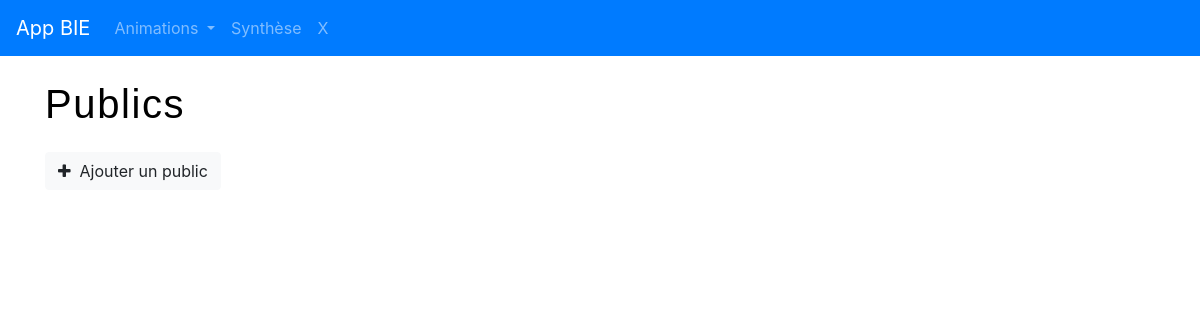
/view/frontend/publics.php, run on an earlier commit of the app's database.
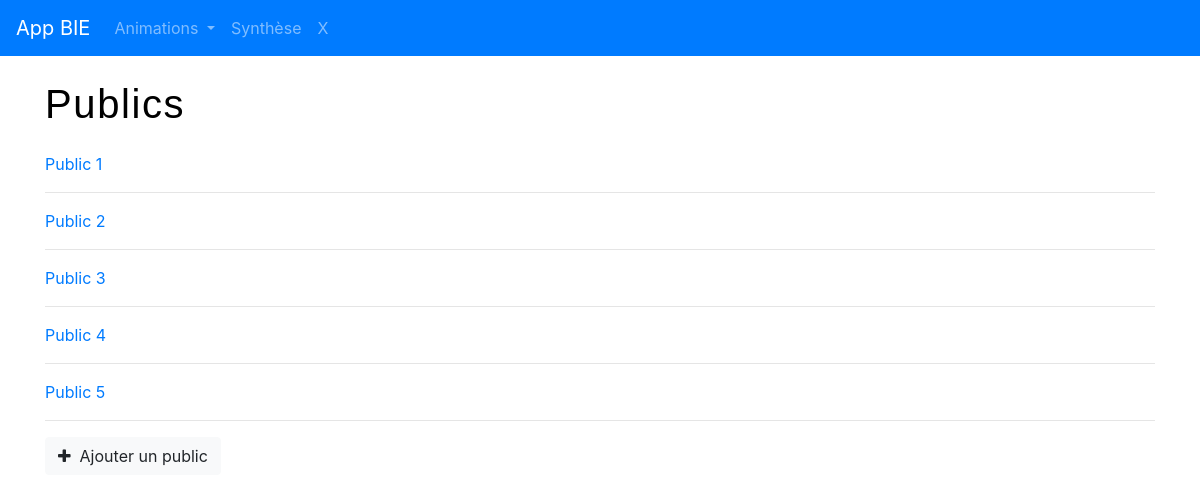
And on a later commit of the database.
### tables this page shows
CREATE TABLE `publics` (
  `id` int(11) NOT NULL,
  `nom` varchar(50) NOT NULL
);

### Model/Manager.php (called while the page is built, shortened)
<?php
abstract class Manager
{
   public function __construct()
   {
        $this->db = NEW PDO('mysql:host=localhost;dbname=anim_app;charset=utf8',
            'root','root',
            array(PDO::ATTR_ERRMODE => PDO::ERRMODE_EXCEPTION));
   }
}

### Model/PublicsManager.php (called while the page is built, shortened)
<?php
class PublicsManager extends Manager
{
    public function lireTousPublics()
    {
        $sql = "SELECT *
                FROM publics
                ORDER BY nom ASC
                ";
        $req = $this->db->query($sql);
        $arrayPublics = array();
        while ($ligne = $req->fetch()) {
            $arrayPublics[] = new Publics($ligne);
        }
        return $arrayPublics;
    }
}

### Model/Entity.php (called while the page is built, shortened)
<?php
abstract class Entity
{
    protected function hydrate($values)
    {
        foreach ($values as $key => $value) {
            $methodName = 'set' . ucfirst($key);
        }
    }
    protected function verifString($str, $length)
    {
        if (iconv_strlen($str) == 0) {
            return '-';
        } else if (iconv_strlen($str) <= $length) {
            return $str;
        } else {
            return substr($str, 0, $length);
        }
    }
}

### Model/Publics.php (called while the page is built, shortened)
<?php
class Publics  extends Entity
{
    private $id;
    private $nom;
    public function getId()
    {
        return $this->id;
    }
    public function getNom()
    {
        return $this->nom;
    }
    public function setId($id): void
    {
        if (filter_var($id, FILTER_VALIDATE_INT)) {
            $this->id = $id;
            $this->id = $this->verifString($id, 11);
        }
    }
    public function setNom($nom): void
    {
        $this->nom = $this->verifString($nom, 50);
    }
}

### view/frontend/publics.php (the view, shortened to what this page needs)
<?php $title = 'Publics'; ?>
<h1><?= $title ?></h1>
<?php
$publicManager = new PublicsManager();
$publics = $publicManager->lireTousPublics();
if (!isset($_GET['modifier']) && !isset($_GET['ajouter'])  && !isset($_GET['effacer'])) {
    foreach ($publics as $public) {
        echo "<p>";
        echo '<a href="?publics&modifier=' . $public->getId() . '">';
        echo $public->getNom() . ' ';
        echo '</a>';
        echo "</p>";
        echo "<hr/>";
    }
    echo '<p><a class="btn btn-light" role="button" href="/?publics&ajouter"><i class="fa fa-plus"></i>&nbsp;&nbsp;Ajouter un public</a></p>';
}
?>
<?php
require('view/frontend/template.php');

What changed in the data, as far as the page shows it:
added publics: nom "Public 1"
added publics: nom "Public 2"
added publics: nom "Public 3"
added publics: nom "Public 4"
added publics: nom "Public 5"
